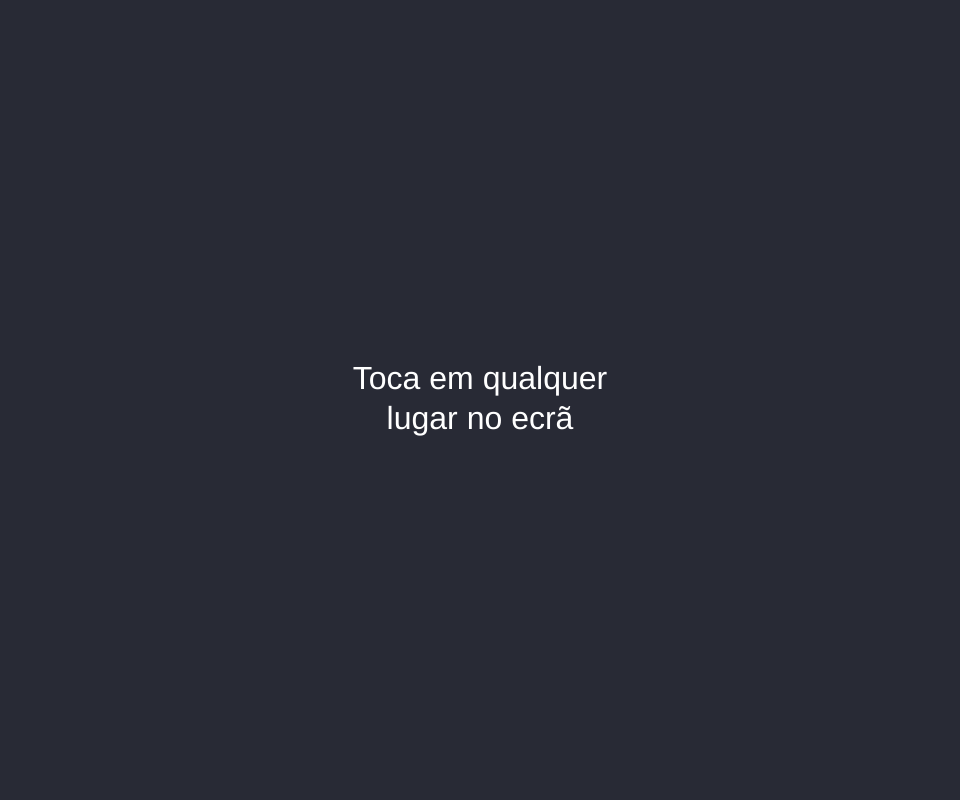
Frame 1 (no input)
Frame 2 (the mouse pressed at the canvas centre, redrawn once): blank canvas, image omitted

The p5.js sketch that drew this single still picture (run headless with seeded random() and noise() and a simulated clock; the mouse was pressed at the canvas centre and the sketch redrawn once):

// p5.js sketch
// ── sketch.js
function setup() {
  createCanvas(0.8*windowWidth, 0.8*windowHeight);
  background(40,42,53);
  textSize(width / 30);
  textAlign(CENTER, CENTER);
  noLoop();
}


class Planet{
  constructor(x,y,vx,vy){
    this.x = x;
    this.y = y;
    this.vx = vx;
    this.vy = vy;
    this.move = false;
  }
  new(){
    this.x = (this.x + this.vx)%windowWidth;
    this.y = (this.y + this.vy)%windowHeight;
  }
}




function draw() {
  background(40,42,53);
  if(frameCount === 1){
    fill("white")
    text("Toca em qualquer\nlugar no ecrã", width/2, height/2);
    return;
  }

  for(let i = 0; i<planetarray.length; i++){
    planetarray[i].vx += (xM/(planetarray.length) - planetarray[i].x)/300;
    planetarray[i].vy += (yM/(planetarray.length) - planetarray[i].y)/300;}
  for(let i = 0; i< planetarray.length; i++){
    planetarray[i].new();
    strokeWeight(4);
    stroke(255);
    fill(122,122,122);
    circle((planetarray[i].x + windowWidth)%windowWidth, (planetarray[i].y+windowHeight)%windowHeight, 40);
  }
}


const planetarray = [];
var xM = 0;
var yM = 0;
function mouseClicked() {
  planetarray.push(new Planet(mouseX,mouseY,0,0));
  xM = 0;
  yM = 0;
  for(let i = 0; i<planetarray.length; i++){
    xM+= planetarray[i].x;
    yM+= planetarray[i].y;}
  loop();
  return false;
}
